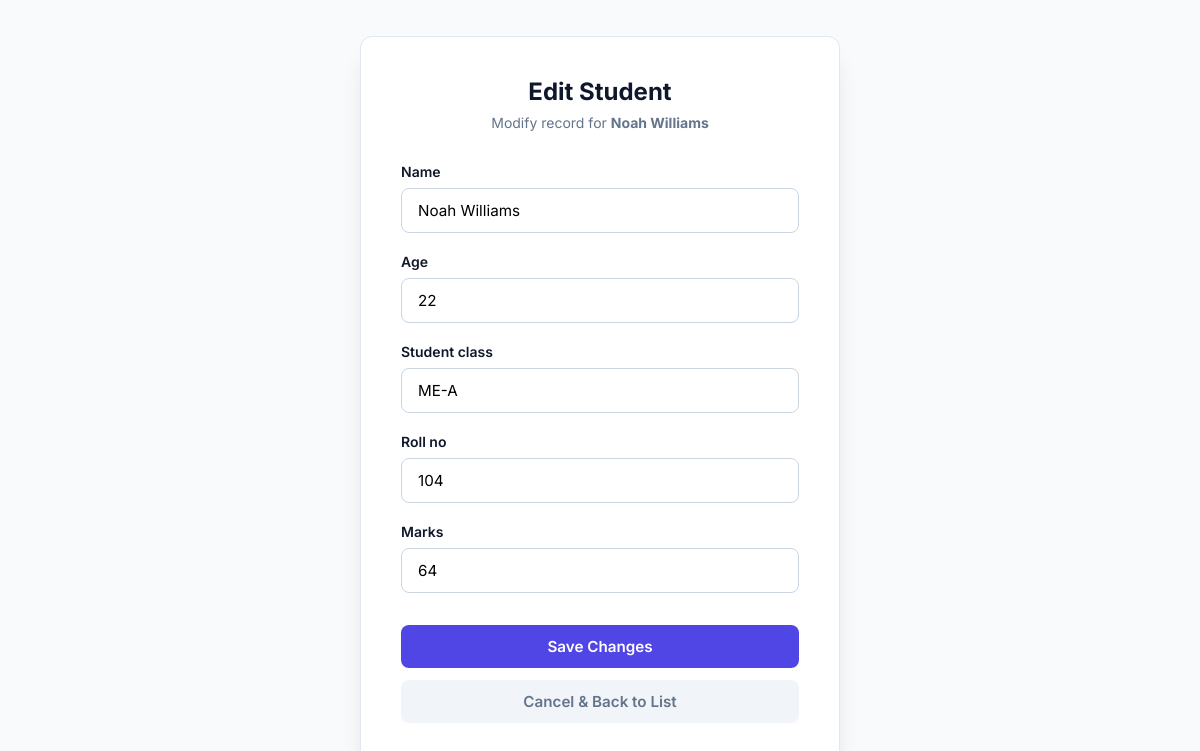
The app's page /update/16/ with its own data.
### students/models.py (models this page shows, shortened)
class Student(models.Model):
    name = models.CharField(max_length=100)
    age = models.PositiveIntegerField()
    student_class = models.CharField(max_length=20)
    roll_no = models.PositiveIntegerField(unique=True)
    marks = models.PositiveIntegerField()

### students/views.py (the view)
# urls.py: path('update/<int:pk>/', views.student_update, name='student_update'),
def student_update(request, pk):
    student = get_object_or_404(Student, pk=pk)
    if request.method == 'POST':
        form = StudentForm(request.POST, instance=student)
        if form.is_valid():
            form.save()
            return redirect('student_list')
    else:
        form = StudentForm(instance=student)
    return render(request, 'student_edit.html', {'form': form, 'student': student})

### students/forms.py (shortened to what this page needs)
class StudentForm(forms.ModelForm):
    class Meta:
        model = Student
        fields = ['name', 'age', 'student_class', 'roll_no', 'marks']
        widgets = {
            'name': forms.TextInput(attrs={'class': 'form-control', 'placeholder': 'e.g. John Doe', 'required': True}),
            'age': forms.NumberInput(attrs={'class': 'form-control', 'placeholder': 'e.g. 20', 'min': 1, 'max': 120, 'required': True}),
            'student_class': forms.TextInput(attrs={'class': 'form-control', 'placeholder': 'e.g. 10th Grade / CS-A', 'required': True}),
            'roll_no': forms.NumberInput(attrs={'class': 'form-control', 'placeholder': 'e.g. 101', 'min': 1, 'required': True}),
            'marks': forms.NumberInput(attrs={'class': 'form-control', 'placeholder': 'e.g. 85', 'min': 0, 'max': 100, 'required': True}),
        }

### students/templates/student_edit.html (shortened to what this page needs)
<!DOCTYPE html>
<html lang="en">
<head>
</head>
<body>
    <div class="form-card">
        <div class="form-header">
            <h2>Edit Student</h2>
            <p>Modify record for <strong>{{ student.name }}</strong></p>
        </div>
        <form method="POST">
            {% for field in form %}
            <div class="form-group">
                <label for="{{ field.id_for_label }}">{{ field.label }}</label>
                {{ field }}
            </div>
            {% endfor %}
            <div class="form-actions">
                <button type="submit" class="btn btn-submit">Save Changes</button>
                <a href="{% url 'student_list' %}" class="btn btn-cancel">Cancel & Back to List</a>
            </div>
        </form>
    </div>
</body>
</html>

### students/templates/student_edit.html (style rules this page uses)
:root { --primary: #4f46e5; --primary-hover: #4338ca; --bg-color: #f8fafc; --card-bg: #ffffff; --text-main: #0f172a; --text-muted: #64748b; --border-color: #cbd5e1; --danger: #ef4444; --radius: 12px; --shadow: 0 20px 25px -5px rgba(0, 0, 0, 0.1), 0 10px 10px -5px rgba(0, 0, 0, 0.04); }
* { box-sizing: border-box; margin: 0; padding: 0; font-family: 'Inter', -apple-system, BlinkMacSystemFont, sans-serif; }
body { background-color: var(--bg-color); color: var(--text-main); min-height: 100vh; display: flex; justify-content: center; align-items: center; padding: 2rem 1rem; }
.form-card { background: var(--card-bg); border-radius: var(--radius); box-shadow: var(--shadow); width: 100%; max-width: 480px; padding: 2.5rem; border: 1px solid #e2e8f0; }
.form-header { margin-bottom: 2rem; text-align: center; }
.form-header h2 { font-size: 1.5rem; font-weight: 700; color: var(--text-main); margin-bottom: 0.5rem; }
.form-header p { font-size: 0.875rem; color: var(--text-muted); }
.form-group { margin-bottom: 1.25rem; }
.form-group label { display: block; font-size: 0.875rem; font-weight: 600; color: var(--text-main); margin-bottom: 0.5rem; }
.form-control { width: 100%; padding: 0.75rem 1rem; border: 1.5px solid var(--border-color); border-radius: 8px; font-size: 0.95rem; transition: all 0.2s ease; outline: none; }
.form-actions { display: flex; flex-direction: column; gap: 0.75rem; margin-top: 2rem; }
.btn { display: inline-flex; align-items: center; justify-content: center; padding: 0.75rem 1.5rem; font-size: 0.95rem; font-weight: 600; border-radius: 8px; text-decoration: none; cursor: pointer; transition: all 0.2s ease; border: none; width: 100%; }
.btn-submit { background-color: var(--primary); color: white; }
.btn-cancel { background-color: #f1f5f9; color: var(--text-muted); }

### records on screen
Student: name "Noah Williams", form "Noah Williams" "22" "ME-A" "104" "64"

### other values on screen
{{ field.label }} "Name" "Age" "Student class" "Roll no" "Marks"
